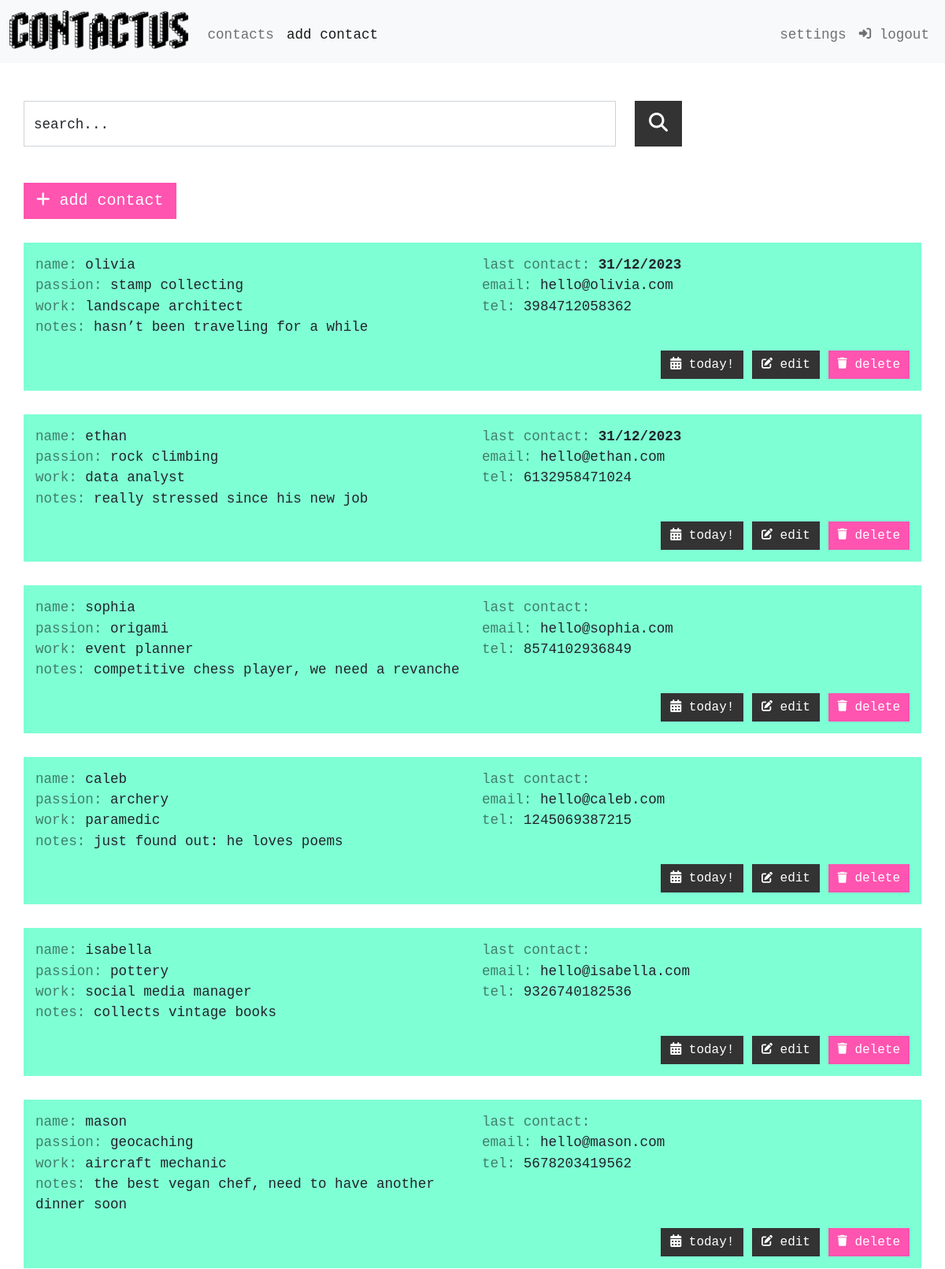
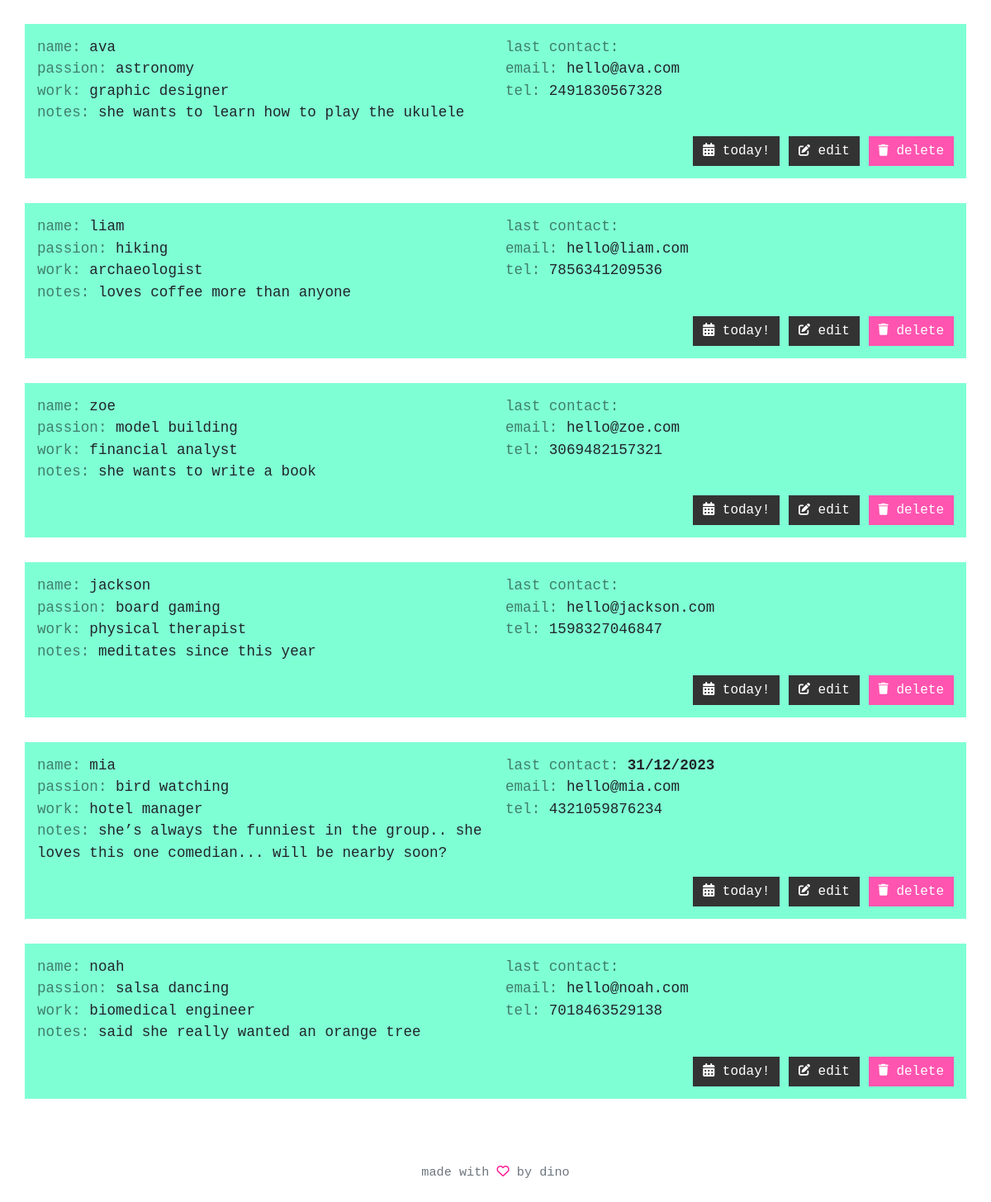
/ (signed in), run on the app's committed database (2 pictures, top to bottom).
### tables this page shows
CREATE TABLE 'contacts' ('id' INTEGER PRIMARY KEY AUTOINCREMENT NOT NULL, 'name' TEXT, 'passion' TEXT, 'work' TEXT,'tel' TEXT, 'email' TEXT, 'last' DATETIME, 'notes' TEXT, 'user_id' INTEGER);

### app.py (the view)
@app.route("/")
@login_required
def index():
    user_id = session["user_id"]
    contacts = db.execute("SELECT *, STRFTIME('%d/%m/%Y', last) as last FROM contacts WHERE user_id = ?", user_id)
    if contacts == None:
        return render_template("index.html")
    else:
        return render_template("index.html", contacts = contacts)

### app.py (called while the page is built)
@app.after_request
def after_request(response):
    response.headers["Cache-Control"] = "no-cache, no-store, must-revalidate"
    response.headers["Expires"] = 0
    response.headers["Pragma"] = "no-cache"
    return response

### helpers.py (called while the page is built)
def login_required(f):
    @wraps(f)
    def decorated_function(*args, **kwargs):
        if session.get("user_id") is None:
            return redirect("/login")
        return f(*args, **kwargs)
    return decorated_function

### templates/index.html (shortened to what this page needs)
{% extends "layout.html" %}
{% block main %}
    {% if contacts %}
        <div class="container contact-card-alignment mb-3">
            <form action="/search" method="post">
                <div class="row mb-3">
                    <div class="col-8 mb-3">
                        <div class="form-floating">
                            <input type="text" class="form-control" placeholder name="search" id="search">
                            <label for="search">search...</label>
                        </div>
                    </div>
                    <div class="col-4 align-left">
                        <button class="btn btn-dark" type="submit"><i class="fa-solid fa-magnifying-glass fa-xl"></i></button>
                    </div>
                </div>
            </form>
        </div>
    {% endif %}
    <div class="container contact-card-alignment align-left mb-3">
        <a class="btn btn-secondary btn-lg" href="/add-contact" role="button"><i class="fa-solid fa-plus"></i> add contact</a>
    </div>
    {% for contact in contacts %}
        <div class="container contact-card align-left mb-3">
            <div class="row">
                <div class="col-md-6">
                    <span class="contrast">name: </span>{{ contact.name }}
                </div>
                <div class="col-md-6">
                    {% if contact.last != None %}
                        <span class="contrast">last contact: </span><strong>{{ contact.last }}</strong>
                    {% else %}
                        <span class="contrast">last contact: </span>
                    {% endif %}
                </div>
            </div>
            <div class="row">
                <div class="col-md-6">
                    <span class="contrast">passion: </span>{{ contact.passion }}
                </div>
                <div class="col-md-6">
                    <span class="contrast">email: </span>{{ contact.email }}
                </div>
            </div>
            <div class="row">
                <div class="col-md-6">
                    <span class="contrast">work: </span>{{ contact.work }}
                </div>
                <div class="col-md-6">
                    <span class="contrast">tel: </span>{{ contact.tel }}
                </div>
            </div>
            <div class="row">
                <div class="col-md-6">
                    <span class="contrast">notes: </span>{{ contact.notes }}
                </div>
            </div>
            <div class="row mt-3">
                <div class="col align-right">
                    <a class="btn btn-dark" href="/update-contact?id={{ contact.id }}" role="button"><i class="fa-solid fa-calendar-days"></i> today!</a>
                    <a class="btn btn-dark" href="/edit-contact?id={{ contact.id }}" role="button"><i class="fa-solid fa-pen-to-square fa-sm"></i> edit</a>
                    <a class="btn btn-secondary" href="/delete-contact?id={{ contact.id }}" role="button"><i class="fa-solid fa-trash fa-sm"></i> delete</a>
                </div>
            </div>
        </div>
    {% endfor %}
{% endblock %}

### templates/layout.html (shortened to what this page needs)
<!DOCTYPE html>
<html lang="en">
    <head>
        <link href="https://cdn.jsdelivr.net/npm/bootstrap@5.1.3/dist/css/bootstrap.min.css" rel="stylesheet">
        <link href="/static/styles.css" rel="stylesheet">
    </head>
    <body>
        <nav class="bg-light navbar navbar-expand-md navbar-light">
            <div class="container-fluid">
                {% if session["user_id"] %}
                    <a class="navbar-brand" href="/"><img src="/static/contactus.png" alt="Logo" height="50px" class="app-name d-inline-block align-text-bottom"></a>
                {% endif %}
                <div class="collapse navbar-collapse" id="navbar">
                    {% if session["user_id"] %}
                        <ul class="navbar-nav me-auto mt-2">
                            <li class="nav-item"><a class="nav-link" href="/">contacts</a></li>
                            <li class="nav-item"><a class="nav-link active" href="/add-contact">add contact</a></li>
                        </ul>
                        <ul class="navbar-nav ms-auto mt-2">
                            <li class="nav-item"><a class="nav-link" href="/settings">settings</a></li>
                            <li class="nav-item"><a class="nav-link" href="/logout"><i class="fa-solid fa-right-to-bracket fa-sm"></i> logout</a></li>
                        </ul>
                    {% else %}
                        <ul class="navbar-nav ms-auto mt-2">
                            <li class="nav-item"><a class="nav-link" href="/register">register</a></li>
                            <li class="nav-item"><a class="nav-link" href="/login">login</a></li>
                        </ul>
                    {% endif %}
                </div>
            </div>
        </nav>
        <main class="container-fluid py-5 text-center">
            {% block main %}{% endblock %}
        </main>
        <footer class="mb-5 small text-center text-muted">
            made with <i class="fa-regular fa-heart" style="color: deeppink"></i> by dino
        </footer>
    </body>
</html>

### static/styles.css (style rules this page uses)
body { font-family: "Courier New", "Tahoma", sans-serif; font-size: 1.1rem; text-transform: lowercase; }
a { color: #ff54b0; }
.align-left { text-align:left; }
.align-right { text-align: right; }
.contact-card-alignment { padding: 0; margin-bottom: 30px !important; }
.contact-card-alignment button { height: 58px; width: 60px; }
.contact-card { background-color: aquamarine; padding: 15px; margin-bottom: 30px !important; }
.contrast { color: #3f7f6a; }
.btn { border: 0; border-radius: 0; transition: none; }
.btn-secondary { background-color: #ff54b0; color: white; }
.btn-dark { background-color: #333; color: white; }
.form-control { border-radius: 0; }
footer { font-size: 0.95rem !important; }

### data on the page
contacts: name "olivia", last "31/12/2023", passion "stamp collecting", email "hello@olivia.com", work "landscape architect", tel "3984712058362", notes "hasn’t been traveling for a while"
contacts: name "ethan", last "31/12/2023", passion "rock climbing", email "hello@ethan.com", work "data analyst", tel "6132958471024", notes "really stressed since his new job"
contacts: name "sophia", shows "last contact:", passion "origami", email "hello@sophia.com", work "event planner", tel "8574102936849", notes "competitive chess player, we need a revanche"
contacts: name "caleb", shows "last contact:", passion "archery", email "hello@caleb.com", work "paramedic", tel "1245069387215", notes "just found out: he loves poems"
contacts: name "isabella", shows "last contact:", passion "pottery", email "hello@isabella.com", work "social media manager", tel "9326740182536", notes "collects vintage books"
contacts: name "mason", shows "last contact:", passion "geocaching", email "hello@mason.com", work "aircraft mechanic", tel "5678203419562", notes "the best vegan chef, need to have another dinner soon"
contacts: name "ava", shows "last contact:", passion "astronomy", email "hello@ava.com", work "graphic designer", tel "2491830567328", notes "she wants to learn how to play the ukulele"
contacts: name "liam", shows "last contact:", passion "hiking", email "hello@liam.com", work "archaeologist", tel "7856341209536", notes "loves coffee more than anyone"
contacts: name "zoe", shows "last contact:", passion "model building", email "hello@zoe.com", work "financial analyst", tel "3069482157321", notes "she wants to write a book"
contacts: name "jackson", shows "last contact:", passion "board gaming", email "hello@jackson.com", work "physical therapist", tel "1598327046847", notes "meditates since this year"
contacts: name "mia", last "31/12/2023", passion "bird watching", email "hello@mia.com", work "hotel manager", tel "4321059876234", notes "she’s always the funniest in the group.. she loves this one comedian... will be nearby soon?"
contacts: name "noah", shows "last contact:", passion "salsa dancing", email "hello@noah.com", work "biomedical engineer", tel "7018463529138", notes "said she really wanted an orange tree"
